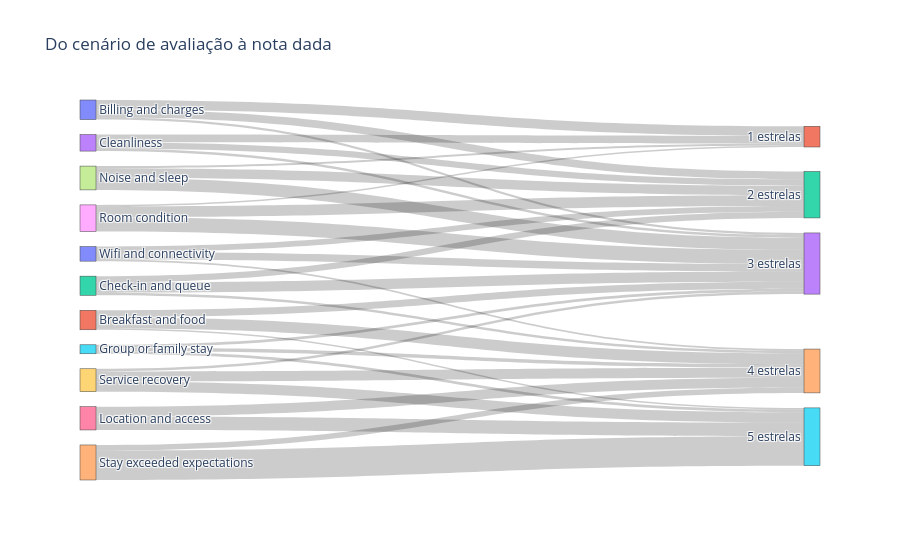

The notebook cell saved with this chart:
### Code cell
g.sankey(fluxo).show()

### Figure 1 — Plotly figure (JSON) as saved in the notebook; plotly's stock layout.template omitted (floating-point values rounded to 4 significant figures)
{"data": [{"link": {"source": [0, 0, 0, 1, 1, 1, 2, 2, 2, 3, 3, 3, 4, 4, 5, 5, 5, 6, 6, 7, 7, 7, 8, 8, 8, 9, 9, 9, 10, 10, 10], "target": [11, 12, 13, 13, 14, 15, 12, 13, 14, 11, 12, 13, 14, 15, 13, 14, 15, 14, 15, 11, 12, 13, 11, 12, 13, 13, 14, 15, 12, 13, 14], "value": [497, 412, 118, 362, 575, 86, 330, 540, 136, 403, 332, 133, 287, 1553, 147, 179, 146, 507, 712, 109, 504, 637, 78, 570, 753, 137, 529, 540, 291, 385, 89]}, "node": {"label": ["Billing and charges", "Breakfast and food", "Check-in and queue", "Cleanliness", "Stay exceeded expectations", "Group or family stay", "Location and access", "Noise and sleep", "Room condition", "Service recovery", "Wifi and connectivity", "1 estrelas", "2 estrelas", "3 estrelas", "4 estrelas", "5 estrelas"], "pad": 15, "thickness": 16}, "type": "sankey"}], "layout": {"title": {"text": "Do cenário de avaliação à nota dada"}}}
